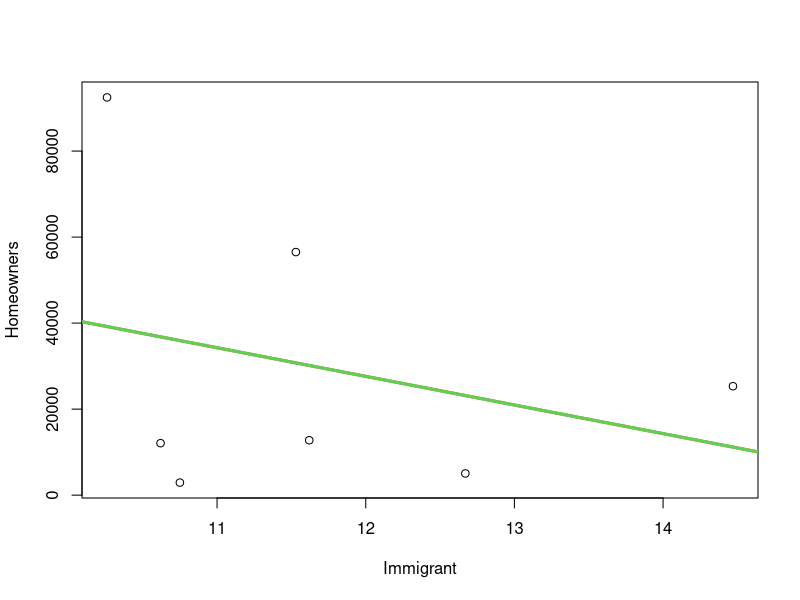

Recreate this plot in R.
library(magrittr)  # for the %>%

setwd("C:/Users/nilan/OneDrive - Rensselaer Polytechnic Institute/RPI/My Acadamic/Data Analaytics/DataAnalytics2023_Neelanga_Thelasingha/lab1/")
multivariate <-read.csv("multivar/multivariate.csv")
head(multivariate)
attach(multivariate)
help(lm)
mm <-lm(Homeowners~Immigrant)
mm # mm here is a R object.
summary(mm)$coef # The output above shows the estimate of the regression beta coefficients (column Estimate) and
# their significance levels (column Pr(>|t|).
# The intercept is 107494.898 and the coefficient of Immigrant variable is -6656.839.
# The estimated regression equation can be written as follow:
# Homeowners = 107494.898 + (-6656.839)*Immigrant
# We can rewrite it as:
# Homeowners = 107494.898 - 6656.839*Immigrant.

plot(Homeowners~Immigrant)
help(abline)
abline(mm)
abline(mm,col=2,lwd=3)
# Using this formula, for each new value in Immigrant, you can predict the value forHomeowners.
# As an example:
# For Immigrant value = 0, we will get: Homeowners = 107494.898 - 6656.839*0 = 107494.898
# for Immigrant value = 20, we will get: Homeowners = 107494.898 - 6656.839*20 = -25641.88
# Predictions can be easily made using the R function predict().
# In the following example, we predict Homeowners for two Immigrant values: 0 and 20.
# you can pass the 0 and 20 values as a concatenated list for Immigrants as follows:
newImmigrantdata <- data.frame(Immigrant = c(0, 20))
mm %>% predict(newImmigrantdata)
abline(mm)
abline(mm,col=3,lwd=3) # line color = green, line width = 3
attributes(mm)
mm$coefficients
